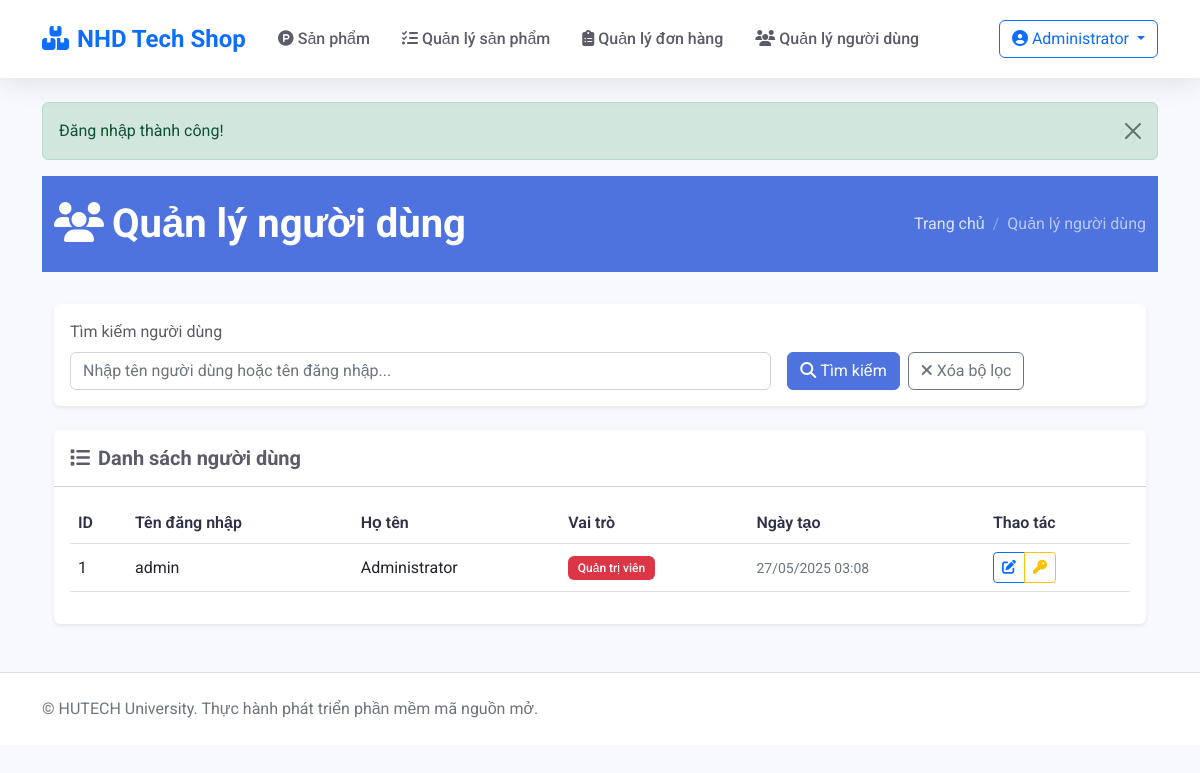
Page /Account/manageUsers (signed in) on the committed database.
### tables this page shows
CREATE TABLE IF NOT EXISTS account (
    id INT AUTO_INCREMENT PRIMARY KEY,
    username VARCHAR(50) NOT NULL UNIQUE,
    password VARCHAR(255) NOT NULL,
    fullname VARCHAR(100) NOT NULL,
    role VARCHAR(20) DEFAULT 'user',
    created_at TIMESTAMP DEFAULT CURRENT_TIMESTAMP
);

### app/controllers/AccountController.php (called while the page is built, shortened)
<?php
require_once('app/config/database.php');
require_once('app/models/AccountModel.php');
class AccountController
{
    private $accountModel;
    private $db;    public function __construct()
    {
        $this->db = (new Database())->getConnection();
        $this->accountModel = new AccountModel($this->db);
    }
    private function checkAdminRole()
    {
        if (!isset($_SESSION['user']) || $_SESSION['user']['role'] !== 'admin') {
            $_SESSION['flash'] = [
                'type' => 'error',
                'message' => 'Bạn không có quyền truy cập trang này!'
            ];
            header('Location: /webbanhang/Product/');
            exit();
        }
    }    public function manageUsers()
    {
        $page = isset($_GET['page']) ? (int)$_GET['page'] : 1;
        $search = isset($_GET['search']) ? trim($_GET['search']) : '';
        $limit = 10;
        try {
            $result = $this->accountModel->getAllUsers($page, $limit, $search);
            $users = $result['users'];
            include 'app/views/account/manage_users.php';
        } catch (Exception $e) {
            $_SESSION['flash'] = [
                'type' => 'error',
                'message' => 'Có lỗi xảy ra khi tải danh sách người dùng!'
            ];
            header('Location: /webbanhang/Product/');
            exit;
        }
    }    public function updateUser()
    {
        $this->checkAdminRole();
        if ($_SERVER['REQUEST_METHOD'] !== 'POST') {
            header('Location: /webbanhang/Account/manageUsers');
            exit;
        }
        $id = $_POST['id'] ?? 0;
        $fullname = $_POST['fullname'] ?? '';
        $role = $_POST['role'] ?? 'user';
        try {
            if ($this->accountModel->updateUser($id, $fullname, $role)) {
                $_SESSION['flash'] = [
                    'type' => 'success',
                    'message' => 'Cập nhật thông tin người dùng thành công!'
                ];
            } else {
                $_SESSION['flash'] = [
                    'type' => 'error',
                    'message' => 'Không thể cập nhật thông tin người dùng!'
                ];
            }
        } catch (Exception $e) {
            $_SESSION['flash'] = [
                'type' => 'error',
                'message' => 'Có lỗi xảy ra khi cập nhật thông tin người dùng!'
            ];
        }
        header('Location: /webbanhang/Account/manageUsers');
        exit;
    }    public function deleteUser()
    {
        $this->checkAdminRole();
        if ($_SERVER['REQUEST_METHOD'] !== 'POST') {
            header('Location: /webbanhang/Account/manageUsers');
            exit;
        }
        $id = $_POST['id'] ?? 0;
        try {
            if ($this->accountModel->deleteUser($id)) {
                $_SESSION['flash'] = [
                    'type' => 'success',
                    'message' => 'Xóa người dùng thành công!'
                ];
            } else {
                $_SESSION['flash'] = [
                    'type' => 'error',
                    'message' => 'Không thể xóa người dùng này!'
                ];
            }
        } catch (Exception $e) {
            $_SESSION['flash'] = [
                'type' => 'error',
                'message' => 'Có lỗi xảy ra khi xóa người dùng!'
            ];
        }
        header('Location: /webbanhang/Account/manageUsers');
        exit;
    }    public function resetPassword()
    {
        $this->checkAdminRole();
        if ($_SERVER['REQUEST_METHOD'] !== 'POST') {
            header('Location: /webbanhang/Account/manageUsers');
            exit;
        }
        $id = $_POST['id'] ?? 0;
        $newPassword = $_POST['new_password'] ?? '';
        if (empty($newPassword) || strlen($newPassword) < 8) {
            $_SESSION['flash'] = [
                'type' => 'error',
                'message' => 'Mật khẩu mới phải có ít nhất 8 ký tự!'
            ];
            header('Location: /webbanhang/Account/manageUsers');
            exit;
        }
        try {
            if ($this->accountModel->resetPassword($id, $newPassword)) {
                $_SESSION['flash'] = [
                    'type' => 'success',
                    'message' => 'Đặt lại mật khẩu thành công!'
                ];
            } else {
                $_SESSION['flash'] = [
                    'type' => 'error',
                    'message' => 'Không thể đặt lại mật khẩu!'
                ];
            }
        } catch (Exception $e) {
            $_SESSION['flash'] = [
                'type' => 'error',
                'message' => 'Có lỗi xảy ra khi đặt lại mật khẩu!'
            ];
        }
        header('Location: /webbanhang/Account/manageUsers');
        exit;
    }
}

### index.php (called while the page is built, shortened)
<?php
$url = $_GET['url'] ?? '';
$url = rtrim($url, '/');
$url = filter_var($url, FILTER_SANITIZE_URL);
$url = explode('/', $url);
$action = isset($url[1]) && $url[1] != '' ? $url[1] : 'index';
$controller = new $controllerName();
call_user_func_array([$controller, $action], array_slice($url, 2));

### app/config/database.php (called while the page is built, shortened)
<?php
class Database {
    private $host = "localhost";
    private $db_name = "my_store";
    private $username = "root";
    private $password = "";
    public function getConnection() {
        $this->conn = null;        try {
            $this->conn = new PDO("mysql:host=" . $this->host . ";dbname=" . $this->db_name, $this->username, $this->password);
            $this->conn->setAttribute(PDO::ATTR_ERRMODE, PDO::ERRMODE_EXCEPTION);
            $this->conn->exec("set names utf8");
        } catch(PDOException $exception) {
            error_log("Database connection error: " . $exception->getMessage());
            throw $exception;
        }
        return $this->conn;
    }
}

### app/models/AccountModel.php (called while the page is built, shortened)
<?php
class AccountModel
{
    private $conn;
    private $table_name = "account";
    public function __construct($db)
    {
        $this->conn = $db;
        $this->validateTable();
    }
    private function validateTable()
    {
        try {
            $query = "DESCRIBE " . $this->table_name;
            $this->conn->query($query);
        } catch (PDOException $e) {
            error_log("Account table not found: " . $e->getMessage());
            $query = "CREATE TABLE IF NOT EXISTS " . $this->table_name . " (
                id INT AUTO_INCREMENT PRIMARY KEY,
                username VARCHAR(50) NOT NULL UNIQUE,
                password VARCHAR(255) NOT NULL,
                fullname VARCHAR(100) NOT NULL,
                role VARCHAR(20) DEFAULT 'user',
                created_at TIMESTAMP DEFAULT CURRENT_TIMESTAMP
            )";
            $this->conn->exec($query);
        }
    }
    public function getAllUsers($page = 1, $limit = 10, $search = '')
    {
        try {
            $offset = ($page - 1) * $limit;
            $query = "SELECT SQL_CALC_FOUND_ROWS * FROM " . $this->table_name;
            $query .= " ORDER BY created_at DESC LIMIT :offset, :limit";
            $stmt = $this->conn->prepare($query);
            $stmt->bindParam(':offset', $offset, PDO::PARAM_INT);
            $stmt->bindParam(':limit', $limit, PDO::PARAM_INT);
            $stmt->execute();
            $totalStmt = $this->conn->query("SELECT FOUND_ROWS()");
            $total = $totalStmt->fetchColumn();
            $totalPages = ceil($total / $limit);
            return [
                'users' => $stmt->fetchAll(PDO::FETCH_OBJ),
                'pagination' => [
                    'total' => $total,
                    'page' => $page,
                    'totalPages' => $totalPages,
                    'limit' => $limit
                ]
            ];
        } catch (PDOException $e) {
            error_log("Error getting users: " . $e->getMessage());
            throw $e;
        }
    }
}

### app/views/account/manage_users.php (the view, shortened to what this page needs)
<?php include 'app/views/shares/header.php'; ?>
<div class="admin-header">
    <div class="container">
        <div class="row align-items-center">
            <div class="col-md-6">
                <h1 class="admin-title">
                    <i class="fas fa-users me-2"></i>Quản lý người dùng
                </h1>
            </div>
            <div class="col-md-6">
                <nav aria-label="breadcrumb">
                    <ol class="breadcrumb justify-content-md-end mb-0">
                        <li class="breadcrumb-item"><a href="/webbanhang/Product/">Trang chủ</a></li>
                        <li class="breadcrumb-item active" aria-current="page">Quản lý người dùng</li>
                    </ol>
                </nav>
            </div>
        </div>
    </div>
</div>
<div class="container mt-4">
    <div class="card mb-4 border-0 shadow-sm">
        <div class="card-body">
            <form method="GET" action="/webbanhang/Account/manageUsers" class="row g-3">
                <div class="col-md-8">
                    <label for="search" class="form-label">Tìm kiếm người dùng</label>
                    <input type="text"
                           class="form-control"
                           id="search"
                           name="search"
                           placeholder="Nhập tên người dùng hoặc tên đăng nhập..."
                           value="<?php echo isset($_GET['search']) ? htmlspecialchars($_GET['search'], ENT_QUOTES, 'UTF-8') : ''; ?>">
                </div>
                <div class="col-md-4 d-flex align-items-end">
                    <button type="submit" class="btn btn-primary me-2">
                        <i class="fas fa-search me-1"></i>Tìm kiếm
                    </button>
                    <a href="/webbanhang/Account/manageUsers" class="btn btn-outline-secondary">
                        <i class="fas fa-times me-1"></i>Xóa bộ lọc
                    </a>
                </div>
            </form>
        </div>
    </div>
    <div class="card border-0 shadow-sm">
        <div class="card-header bg-white py-3">
            <h5 class="card-title mb-0 fw-bold">
                <i class="fas fa-list me-2"></i>Danh sách người dùng
            </h5>
        </div>
        <div class="card-body">
            <?php if (empty($users)): ?>
                <div class="text-center py-5">
                    <div class="text-muted">
                        <i class="fas fa-users fa-3x mb-3"></i>
                        <p>Không tìm thấy người dùng nào.</p>
                    </div>
                </div>
            <?php else: ?>
                <div class="table-responsive">
                    <table class="table table-hover align-middle">
                        <thead>
                            <tr>
                                <th>ID</th>
                                <th>Tên đăng nhập</th>
                                <th>Họ tên</th>
                                <th>Vai trò</th>
                                <th>Ngày tạo</th>
                                <th>Thao tác</th>
                            </tr>
                        </thead>
                        <tbody>
                            <?php foreach ($users as $user): ?>
                                <tr>
                                    <td><?php echo $user->id; ?></td>
                                    <td><?php echo htmlspecialchars($user->username, ENT_QUOTES, 'UTF-8'); ?></td>
                                    <td><?php echo htmlspecialchars($user->fullname, ENT_QUOTES, 'UTF-8'); ?></td>
                                    <td>
                                        <span class="badge bg-<?php echo $user->role === 'admin' ? 'danger' : 'primary'; ?>">
                                            <?php echo $user->role === 'admin' ? 'Quản trị viên' : 'Người dùng'; ?>
                                        </span>
                                    </td>
                                    <td>
                                        <small class="text-muted">
                                            <?php echo date('d/m/Y H:i', strtotime($user->created_at)); ?>
                                        </small>
                                    </td>
                                    <td>
                                        <div class="btn-group btn-group-sm">
                                            <button type="button"
                                                    class="btn btn-outline-primary"
                                                    data-bs-toggle="modal"
                                                    data-bs-target="#editUserModal"
                                                    data-id="<?php echo $user->id; ?>"
                                                    data-fullname="<?php echo htmlspecialchars($user->fullname, ENT_QUOTES, 'UTF-8'); ?>"
                                                    data-role="<?php echo $user->role; ?>">
                                                <i class="fas fa-edit"></i>
                                            </button>
                                            <button type="button"
                                                    class="btn btn-outline-warning"
                                                    data-bs-toggle="modal"
                                                    data-bs-target="#resetPasswordModal"
                                                    data-id="<?php echo $user->id; ?>"
                                                    data-username="<?php echo htmlspecialchars($user->username, ENT_QUOTES, 'UTF-8'); ?>">
                                                <i class="fas fa-key"></i>
                                            </button>
                                        </div>
                                    </td>
                                </tr>
                            <?php endforeach; ?>
                        </tbody>
                    </table>
                </div>
            <?php endif; ?>
        </div>
    </div>
</div>
<?php include 'app/views/shares/footer.php'; ?>

### app/views/shares/header.php (style rules this page uses)
:root { --primary-color: #4e73df; --secondary-color: #f8f9fc; --accent-color: #e74a3b; --text-color: #5a5c69; --light-color: #f8f9fc; --dark-color: #2e3148; --success-color: #1cc88a; --info-color: #36b9cc; --warning-color: #f6c23e; --danger-color: #e74a3b; }
body { font-family: 'Roboto', sans-serif; color: var(--text-color); background-color: #f8f9fc; }
.btn-primary { background-color: var(--primary-color); border-color: var(--primary-color); }
.card { border: none; box-shadow: 0 0.15rem 1.75rem 0 rgba(58, 59, 69, 0.1); transition: transform 0.3s, box-shadow 0.3s; }
.table th { font-weight: 600; color: var(--dark-color); }
.table td { vertical-align: middle; }
.badge { font-weight: 500; padding: 0.5em 0.8em; }
.admin-header { background-color: var(--primary-color); color: white; padding: 1.5rem 0; margin-bottom: 2rem; }
.admin-title { font-weight: 700; margin-bottom: 0; }
.breadcrumb-item a { color: white; opacity: 0.8; text-decoration: none; }
.breadcrumb-item.active { color: white; opacity: 0.6; }
.breadcrumb-item+.breadcrumb-item::before { color: white; opacity: 0.6; }

### rows in the picture
account: id "1", username "admin", fullname "Administrator", role "Quản trị viên", created_at "27/05/2025 03:08"

### other values in the picture
$_SESSION['user']['fullname'] "Administrator"
$_SESSION['flash']['message'] "Đăng nhập thành công!"
